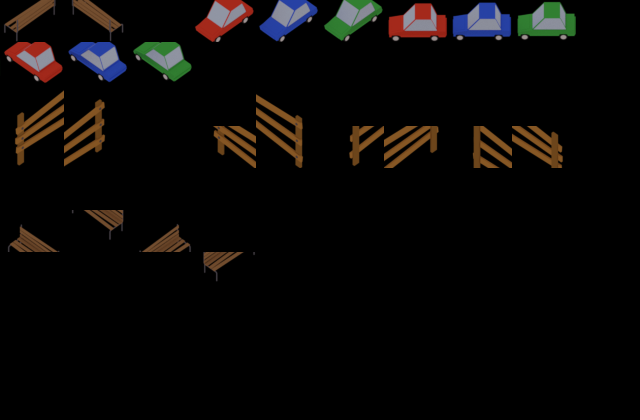

Rendered tile map (Tiled .tmx) drawn with the repository's tilesets; below, a short description and the full map source, tile grids included:
An orthogonal 10x10 tile map with 64x42 px tiles, 1 tile layer (Tile Layer 1).

<map version="1.2" tiledversion="1.2.1" orientation="orthogonal" renderorder="right-down" width="10" height="10" tilewidth="64" tileheight="42" infinite="0" nextlayerid="2" nextobjectid="1">
 <tileset firstgid="1" source="mapSpritesfinal.tsx" />
 <layer id="1" name="Tile Layer 1" width="10" height="10">
  <data encoding="csv">
81,82,0,129,130,131,132,133,134,0,
135,136,137,0,0,0,0,0,0,0,
122,107,0,0,125,0,0,0,0,0,
138,123,0,124,141,142,127,413,430,0,
0,0,0,0,0,0,0,0,0,0,
668,684,669,0,0,0,0,0,0,0,
0,0,0,685,0,0,0,0,0,0,
0,0,0,0,0,0,0,0,0,0,
0,0,0,0,0,0,0,0,0,0,
0,0,0,0,0,0,0,0,0,0
</data>
 </layer>
</map>